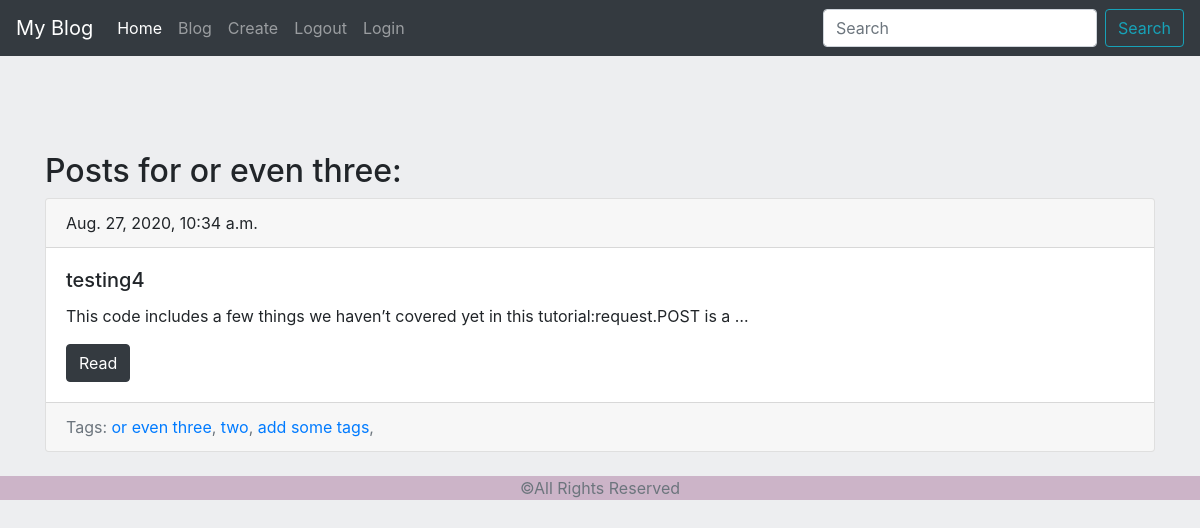
The page /blog/tag/or-even-three/ on the database its author committed.
### blog/models.py (models this page shows, shortened)
class Tag(models.Model):
    title = models.CharField(max_length=30)
    slug = models.SlugField(max_length=50, unique=True)
    def get_absolute_url(self):
        return reverse('tag_detail_url', kwargs={'slug': self.slug})
    class Meta:
        ordering = ['title']

class Post(models.Model):
    body = models.TextField(db_index=True)
    title = models.CharField(max_length=40, db_index=True)
    pub_date = models.DateTimeField(auto_now_add=True)
    slug = models.SlugField(blank=True, max_length=50)
    tags = models.ManyToManyField('Tag', related_name='posts', blank=True)
    def get_absolute_url(self):
        kwargs = {
            'pk': self.pk,
            'slug': self.slug
        }
        return reverse('post_detail_url', kwargs=kwargs)
    class Meta:
        ordering = ['-pub_date']

### blog/views.py (the view)
# urls.py: path('tag/<str:slug>/', TagDetail.as_view(), name='tag_detail_url'),
class TagDetail(generic.DetailView):
    model = Tag
    template_name = 'blog/tag.html'

### blog/templates/blog/tag.html (shortened to what this page needs)
{% extends 'base.html' %}
{% block content %}
    <div class="mt-5">
        <h2>Posts for {{ tag.title }}:</h2>
        {% for post in tag.posts.all %}
            {% include 'blog/includes/post_card_template.html' %}
        {% endfor %}
    </div>
{% endblock %}

### blog/templates/blog/includes/post_card_template.html
<div class="card mb-4">
    <div class="card-header">
        {{ post.pub_date }}
    </div>
    <div class="card-body">
        <h5 class="card-title">{{ post.title }}</h5>
        <p class="card-text">{{ post.body|truncatewords:15 }}</p>
        <a href="{{ post.get_absolute_url }}" class="btn btn-dark">Read</a>
    </div>
    {% if post.tags.all %}
        <div class="card-footer text-muted">
            Tags:
            {% for tag in post.tags.all %}
            <a href="{{ tag.get_absolute_url }}">{{ tag.title }}</a>,
            {% endfor %}
        </div>
    {% endif %}
</div>

### rows shown on the page
Tag: title "or even three"
Post: pub_date "Aug. 27, 2020, 10:34 a.m.", title "testing4", body "This code includes a few things we haven’t covered yet in this tutorial:request.POST is a …"
Tag: title "two"
Tag: title "add some tags"
